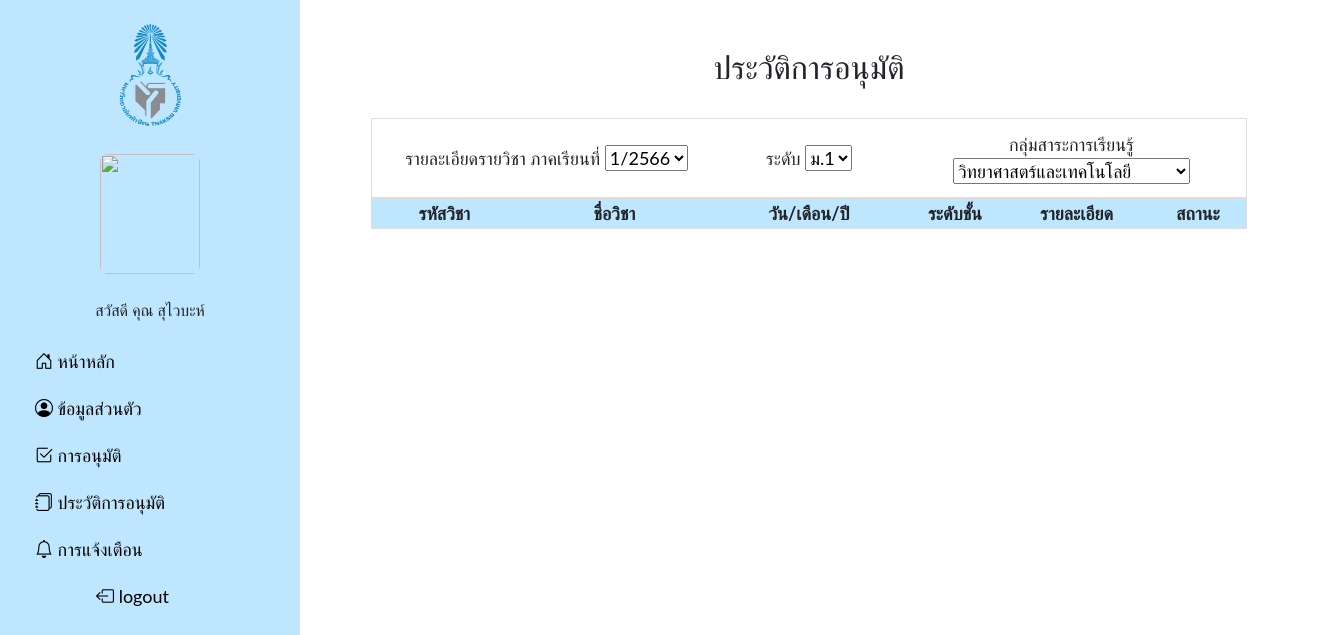
Before: /e_history.php (signed in) with the older database file.
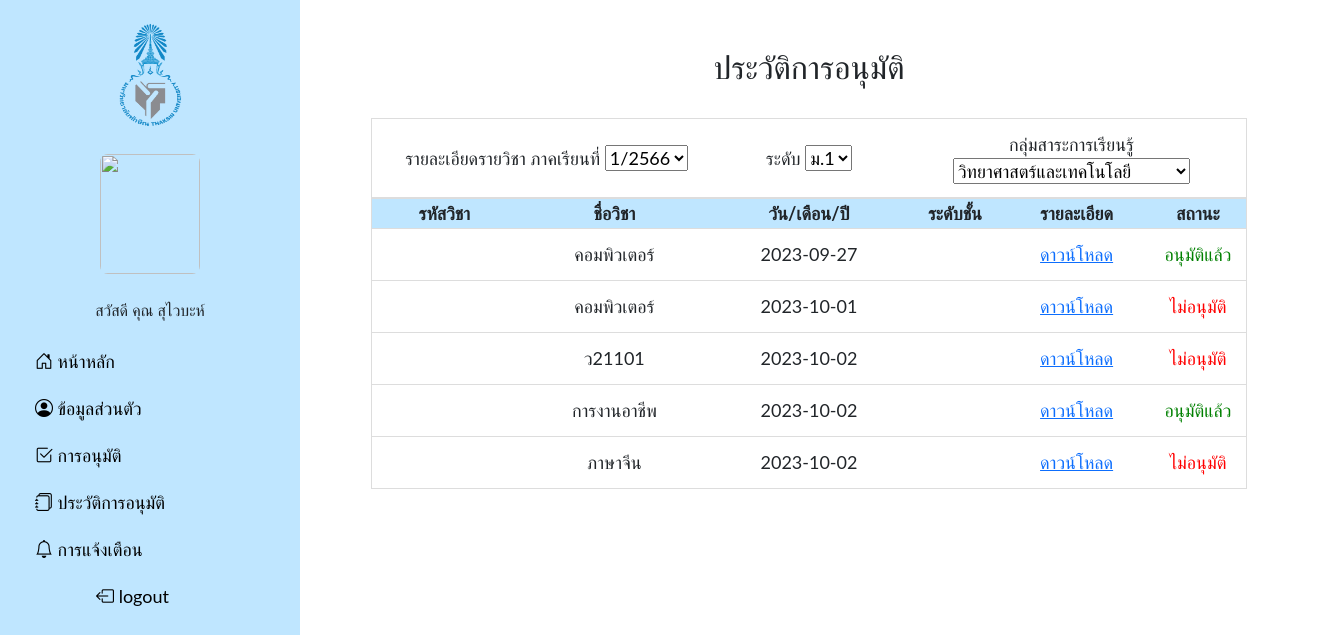
After: the same page with the newer database file.
### tables this page shows
CREATE TABLE `tbl_pdf` (
  `tbl_id` int(10) UNSIGNED NOT NULL,
  `subject_id` int(5) NOT NULL,
  `doc_name` varchar(200) NOT NULL COMMENT 'ชื่อวิชา',
  `doc_file` text NOT NULL COMMENT 'ชื่อไฟล์เอกสาร',
  `date` date NOT NULL DEFAULT current_timestamp() COMMENT 'วันที่เพิ่มเอกสาร',
  `course_id` varchar(6) NOT NULL COMMENT 'รหัสวิชา',
  `class_id` varchar(3) NOT NULL COMMENT 'ระดับชั้น',
  `status` varchar(1) NOT NULL,
  `department_id` int(11) NOT NULL,
  `text` text DEFAULT NULL,
  `file` varchar(100) DEFAULT NULL
);

### e_history.php (the view, shortened to what this page needs)
<!DOCTYPE html>
<html lang="en">
<head>
    <?php require_once('import_header.php'); ?>
</head>
<?php include('navbar/exebar.php'); ?>
<body>
    <div class="container">
        <div class="main">
            <center>
                <br><br>
                <h2>ประวัติการอนุมัติ</h2><br>
                <table id="myTable">
                    <tr>
                        <td width=40%>
                            <label>รายละเอียดรายวิชา ภาคเรียนที่</label>
                            <select name="term" id="term" onchange="Tsubmit();">
                                <option value="1/2566" selected>1/2566</option>
                            </select>
                        </td>
                        <td width=20%>
                            <label>ระดับ</label>
                            <select name="degree" id="degree" onChange="changeList(this.value);Tsubmit();">
                                <option value="ม.1" selected='selected'>ม.1</option>
                            </select>
                        </td>
                        <td width=40%>
                            <label>กลุ่มสาระการเรียนรู้</label>
                            <select name="กลุ่มสาระการเรียนรู้" id="กลุ่มสาระการเรียนรู้">
                                <?php
                                require_once 'connect.php';
                                $stmt = $conn->prepare("SELECT* FROM department");
                                $stmt->execute();
                                $result = $stmt->fetchAll();
                                foreach ($result as $row) {
                                ?>
                                    <option value="<?php echo $row['department_id'] ?>"> <?php echo $row['d_name'] ?></option>
                                <?php } ?>
                            </select>
                        </td>
                    </tr>
                </table>
                <table id="myTable">
                    <tr class="header">
                        <th width="15%">รหัสวิชา</th>
                        <th width="20%">ชื่อวิชา</th>
                        <th width="20%">วัน/เดือน/ปี</th>
                        <th width="10%">ระดับชั้น</th>
                        <th width="15%">รายละเอียด</th>
                        <th width="10%">สถานะ</th>
                    </tr>
                    <?php
                    require_once 'connect.php';
                    $stmt = $conn->prepare("SELECT tbl_pdf.* , subjects.s_name, coursecode.code_id FROM `tbl_pdf`
                        LEFT JOIN subjects ON tbl_pdf.subject_id = subjects.subject_id
                        LEFT JOIN coursecode ON tbl_pdf.course_id = coursecode.course_id");
                    $stmt->execute();
                    $result = $stmt->fetchAll();
                    foreach ($result as $row) {
                        if ($row['status'] == 3 || $row['status'] == 5) {
                    ?>
                            <tr>
                                <td><?= $row['code_id'] ?></td>
                                <td><?= $row['doc_name'] ?></td>
                                <td><?= $row['date'] ?></td>
                                <td><?= $row['class_id'] ?></td>
                                <td><a href="downloads/<?php echo $row['doc_file']; ?>" target="_blank">ดาวน์โหลด</a></td>
                                <td><?php
                                    if ($row['status'] == 3) {
                                        echo '<span class="green-text">อนุมัติแล้ว</span>';
                                    } elseif ($row['status'] == 5) {
                                        echo '<span class="red-text">ไม่อนุมัติ</span>';
                                    } else {
                                        echo "<?= $row[class_id] ?>";
                                    }
                                    ?></td>
                            </tr>
                    <?php
                        }
                    }
                    ?>
                </table>
            </center>
        </div>
    </div>
</body>
</html>

Changed rows visible on the page:
added tbl_pdf: doc_name "คอมพิวเตอร์", date "2023-09-27", status "อนุมัติแล้ว"
added tbl_pdf: doc_name "คอมพิวเตอร์", date "2023-10-01", status "ไม่อนุมัติ"
added tbl_pdf: doc_name "ว21101", date "2023-10-02", status "ไม่อนุมัติ"
added tbl_pdf: doc_name "การงานอาชีพ", date "2023-10-02", status "อนุมัติแล้ว"
added tbl_pdf: doc_name "ภาษาจีน", date "2023-10-02", status "ไม่อนุมัติ"
